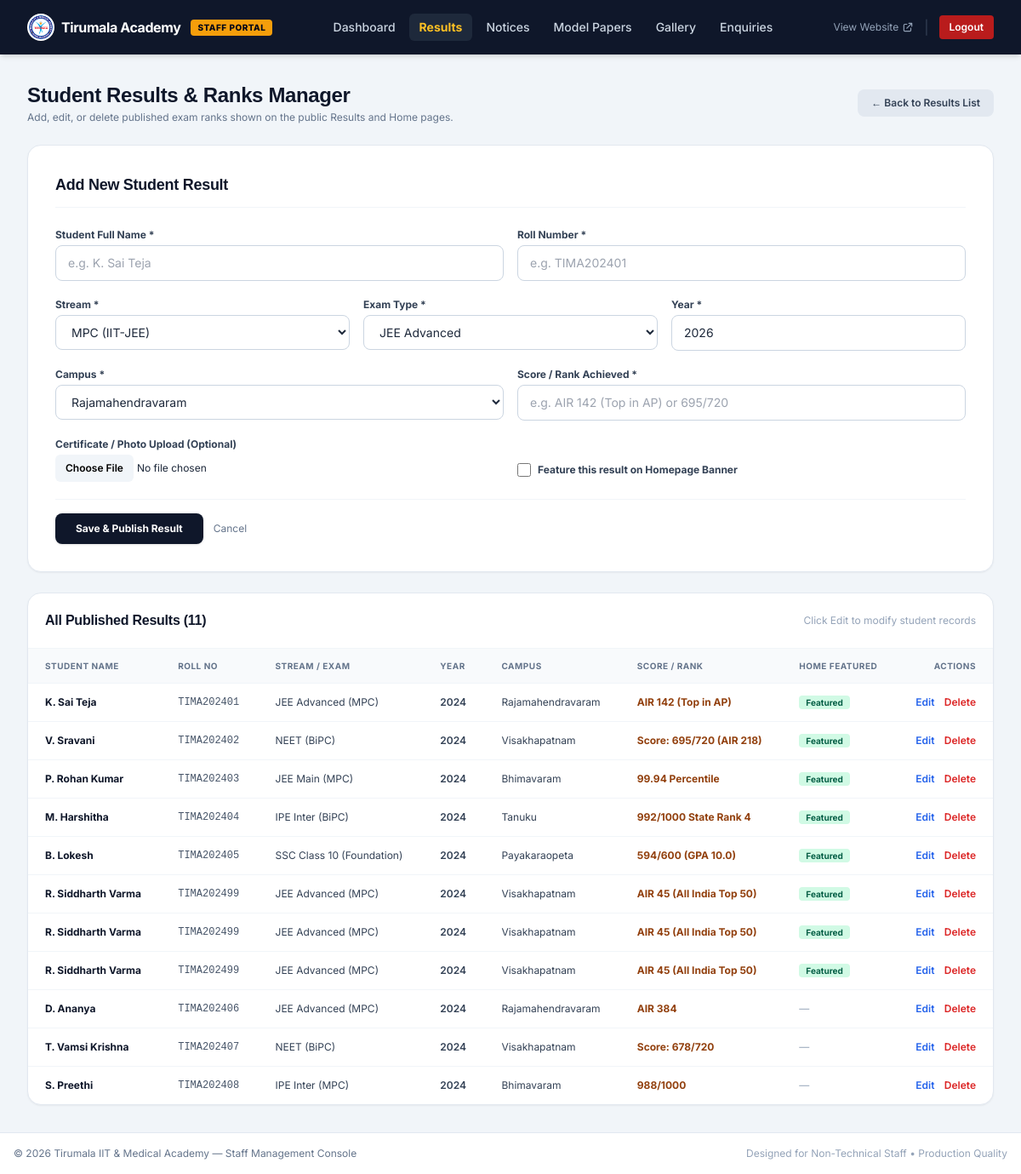
/admin/results.php?action=new (signed in), run on the app's committed database.
### tables this page shows
CREATE TABLE results (
        id INTEGER PRIMARY KEY AUTOINCREMENT,
        student_name VARCHAR(150) NOT NULL,
        roll_number VARCHAR(50) NOT NULL,
        stream VARCHAR(50) NOT NULL,       -- MPC, BiPC, Foundation
        exam_type VARCHAR(50) NOT NULL,    -- JEE Advanced, JEE Main, NEET, IPE Inter, SSC Class 10
        year INT NOT NULL,
        campus VARCHAR(100) NOT NULL,      -- Rajamahendravaram, Visakhapatnam, Bhimavaram, Tanuku, Payakaraopeta
        score_or_rank VARCHAR(100) NOT NULL,
        photo_url VARCHAR(255),
        featured INT DEFAULT 0,
        created_at DATETIME DEFAULT CURRENT_TIMESTAMP
    );

### admin/results.php (the view, shortened to what this page needs)
<?php
require_once __DIR__ . '/includes/header.php';
$db = getDB();
$editItem = null;
$allResults = $db->query("SELECT * FROM results ORDER BY year DESC, featured DESC, id ASC")->fetchAll();
$showForm = isset($_GET['action']) && $_GET['action'] === 'new' || $editItem !== null;
?>
<div class="space-y-6">
  <div class="flex flex-col sm:flex-row items-start sm:items-center justify-between gap-4">
    <div>
      <h1 class="text-2xl font-bold text-slate-900">Student Results & Ranks Manager</h1>
      <p class="text-xs text-slate-500 mt-0.5">Add, edit, or delete published exam ranks shown on the public Results and Home pages.</p>
    </div>
    <?php if (!$showForm): ?>
      <a href="/admin/results.php?action=new" class="bg-tcrimson hover:bg-tcrimson-hover text-white font-bold px-4 py-2 rounded-lg text-xs shadow transition flex items-center gap-1.5">
        <span>+ Add New Result</span>
      </a>
    <?php else: ?>
      <a href="/admin/results.php" class="bg-slate-200 hover:bg-slate-300 text-slate-700 font-semibold px-4 py-2 rounded-lg text-xs transition">
        ← Back to Results List
      </a>
    <?php endif; ?>
  </div>
  <?php if ($showForm): ?>
    <div class="bg-white rounded-2xl p-6 sm:p-8 border border-slate-200 shadow-sm space-y-6">
      <h2 class="text-lg font-bold text-slate-900 border-b border-slate-100 pb-3">
        <?php echo $editItem ? 'Edit Result Record' : 'Add New Student Result'; ?>
      </h2>
      <form method="POST" action="/admin/results.php" enctype="multipart/form-data" class="space-y-5">
        <div class="grid grid-cols-1 sm:grid-cols-2 gap-4">
          <div>
            <label class="block text-xs font-bold text-slate-700 mb-1">Student Full Name *</label>
            <input type="text" name="student_name" required value="<?php echo htmlspecialchars($editItem['student_name'] ?? ''); ?>" placeholder="e.g. K. Sai Teja" class="w-full text-sm px-3.5 py-2.5 rounded-lg border border-slate-300 focus:ring-2 focus:ring-amber-500 outline-none">
          </div>
          <div>
            <label class="block text-xs font-bold text-slate-700 mb-1">Roll Number *</label>
            <input type="text" name="roll_number" required value="<?php echo htmlspecialchars($editItem['roll_number'] ?? ''); ?>" placeholder="e.g. TIMA202401" class="w-full text-sm px-3.5 py-2.5 rounded-lg border border-slate-300 focus:ring-2 focus:ring-amber-500 outline-none">
          </div>
        </div>
        <div class="grid grid-cols-1 sm:grid-cols-3 gap-4">
          <div>
            <label class="block text-xs font-bold text-slate-700 mb-1">Stream *</label>
            <select name="stream" class="w-full text-sm px-3.5 py-2.5 rounded-lg border border-slate-300 bg-white outline-none">
              <option value="MPC" <?php echo ($editItem['stream'] ?? '') === 'MPC' ? 'selected' : ''; ?>>MPC (IIT-JEE)</option>
            </select>
          </div>
          <div>
            <label class="block text-xs font-bold text-slate-700 mb-1">Exam Type *</label>
            <select name="exam_type" class="w-full text-sm px-3.5 py-2.5 rounded-lg border border-slate-300 bg-white outline-none">
              <option value="JEE Advanced" <?php echo ($editItem['exam_type'] ?? '') === 'JEE Advanced' ? 'selected' : ''; ?>>JEE Advanced</option>
            </select>
          </div>
          <div>
            <label class="block text-xs font-bold text-slate-700 mb-1">Year *</label>
            <input type="number" name="year" required value="<?php echo htmlspecialchars($editItem['year'] ?? date('Y')); ?>" class="w-full text-sm px-3.5 py-2.5 rounded-lg border border-slate-300 outline-none">
          </div>
        </div>
        <div class="grid grid-cols-1 sm:grid-cols-2 gap-4">
          <div>
            <label class="block text-xs font-bold text-slate-700 mb-1">Campus *</label>
            <select name="campus" class="w-full text-sm px-3.5 py-2.5 rounded-lg border border-slate-300 bg-white outline-none">
              <option value="Rajamahendravaram" <?php echo ($editItem['campus'] ?? '') === 'Rajamahendravaram' ? 'selected' : ''; ?>>Rajamahendravaram</option>
            </select>
          </div>
          <div>
            <label class="block text-xs font-bold text-slate-700 mb-1">Score / Rank Achieved *</label>
            <input type="text" name="score_or_rank" required value="<?php echo htmlspecialchars($editItem['score_or_rank'] ?? ''); ?>" placeholder="e.g. AIR 142 (Top in AP) or 695/720" class="w-full text-sm px-3.5 py-2.5 rounded-lg border border-slate-300 outline-none">
          </div>
        </div>
        <div class="grid grid-cols-1 sm:grid-cols-2 gap-4">
          <div>
            <label class="block text-xs font-bold text-slate-700 mb-1">Certificate / Photo Upload (Optional)</label>
            <input type="file" name="photo_file" accept="image/*" class="w-full text-xs file:py-2 file:px-3 file:rounded-md file:border-0 file:bg-slate-100 file:font-semibold">
          </div>
          <div class="flex items-center gap-2 pt-6">
            <input type="checkbox" name="featured" id="featured" value="1" <?php echo !empty($editItem['featured']) ? 'checked' : ''; ?> class="w-4 h-4 text-tcrimson rounded">
            <label for="featured" class="text-xs font-bold text-slate-700">Feature this result on Homepage Banner</label>
          </div>
        </div>
        <div class="pt-4 flex items-center gap-3 border-t border-slate-100">
          <button type="submit" name="save_result" class="bg-slate-900 hover:bg-slate-800 text-white font-bold px-6 py-2.5 rounded-lg text-xs shadow transition">
            Save & Publish Result
          </button>
          <a href="/admin/results.php" class="text-xs text-slate-500 hover:underline">Cancel</a>
        </div>
      </form>
    </div>
  <?php endif; ?>
  <div class="bg-white rounded-2xl border border-slate-200 shadow-sm overflow-hidden">
    <div class="p-5 border-b border-slate-100 flex items-center justify-between">
      <h2 class="text-base font-bold text-slate-900">All Published Results (<?php echo count($allResults); ?>)</h2>
      <span class="text-xs text-slate-400">Click Edit to modify student records</span>
    </div>
    <div class="overflow-x-auto">
      <table class="w-full text-left text-xs">
        <thead class="bg-slate-50 text-slate-500 font-semibold uppercase tracking-wider text-[10px] border-b border-slate-100">
          <tr>
            <th class="px-5 py-3">Student Name</th>
            <th class="px-5 py-3">Roll No</th>
            <th class="px-5 py-3">Stream / Exam</th>
            <th class="px-5 py-3">Year</th>
            <th class="px-5 py-3">Campus</th>
            <th class="px-5 py-3">Score / Rank</th>
            <th class="px-5 py-3">Home Featured</th>
            <th class="px-5 py-3 text-right">Actions</th>
          </tr>
        </thead>
        <tbody class="divide-y divide-slate-100 text-slate-700">
          <?php if (!empty($allResults)): ?>
            <?php foreach ($allResults as $row): ?>
              <tr class="hover:bg-slate-50/70">
                <td class="px-5 py-3.5 font-bold text-slate-900"><?php echo htmlspecialchars($row['student_name']); ?></td>
                <td class="px-5 py-3.5 font-mono text-slate-600"><?php echo htmlspecialchars($row['roll_number']); ?></td>
                <td class="px-5 py-3.5"><?php echo htmlspecialchars($row['exam_type']); ?> (<?php echo htmlspecialchars($row['stream']); ?>)</td>
                <td class="px-5 py-3.5 font-semibold"><?php echo htmlspecialchars($row['year']); ?></td>
                <td class="px-5 py-3.5"><?php echo htmlspecialchars($row['campus']); ?></td>
                <td class="px-5 py-3.5 font-bold text-amber-800"><?php echo htmlspecialchars($row['score_or_rank']); ?></td>
                <td class="px-5 py-3.5">
                  <?php if (!empty($row['featured'])): ?>
                    <span class="bg-emerald-100 text-emerald-800 font-bold px-2 py-0.5 rounded text-[10px]">Featured</span>
                  <?php else: ?>
                    <span class="text-slate-400">—</span>
                  <?php endif; ?>
                </td>
                <td class="px-5 py-3.5 text-right space-x-2">
                  <a href="/admin/results.php?edit=<?php echo $row['id']; ?>" class="text-blue-600 hover:underline font-semibold">Edit</a>
                  <a href="/admin/results.php?delete=<?php echo $row['id']; ?>" onclick="return confirm('Are you sure you want to delete this result?')" class="text-red-600 hover:underline font-semibold">Delete</a>
                </td>
              </tr>
            <?php endforeach; ?>
          <?php else: ?>
            <tr>
              <td colspan="8" class="px-5 py-8 text-center text-slate-400">No results found in the database.</td>
            </tr>
          <?php endif; ?>
        </tbody>
      </table>
    </div>
  </div>
</div>
<?php require_once __DIR__ . '/includes/footer.php'; ?>

### assets/css/style.css (style rules this page uses)
:root { --primary-navy: #071533; --primary-navy-dark: #030a1c; --primary-navy-light: #0d2252; --theme-accent: #1d4ed8; --theme-accent-hover: #1e40af; --theme-accent-light: #eff6ff; --gold-award: #f59e0b; --gold-light: #fef3c7; --emerald-success: #10b981; --surface-bg: #f8fafc; --text-main: #0f172a; --text-muted: #64748b; }
body { font-family: 'Inter', -apple-system, BlinkMacSystemFont, 'Segoe UI', Roboto, sans-serif; color: var(--text-main); background-color: #ffffff; overflow-x: hidden; padding-bottom: 76px; }
@media (min-width: 1024px) { body { padding-bottom: 0 !important; } }
h1, h2, h3, h4, h5, h6 { font-family: 'Hind', sans-serif; letter-spacing: -0.015em; }
.text-taccent, .text-tblue, .text-tcrimson { color: #1d4ed8 !important; }

### admin/includes/header.php (style rules this page uses)
body { font-family: 'Inter', sans-serif; }
.text-tcrimson { color: #d90429 !important; }

### data on the page
results: student_name "K. Sai Teja", roll_number "TIMA202401", exam_type "JEE Advanced", stream "MPC", year "2024", campus "Rajamahendravaram", score_or_rank "AIR 142 (Top in AP)", featured "Featured"
results: student_name "V. Sravani", roll_number "TIMA202402", exam_type "NEET", stream "BiPC", year "2024", campus "Visakhapatnam", score_or_rank "Score: 695/720 (AIR 218)", featured "Featured"
results: student_name "P. Rohan Kumar", roll_number "TIMA202403", exam_type "JEE Main", stream "MPC", year "2024", campus "Bhimavaram", score_or_rank "99.94 Percentile", featured "Featured"
results: student_name "M. Harshitha", roll_number "TIMA202404", exam_type "IPE Inter", stream "BiPC", year "2024", campus "Tanuku", score_or_rank "992/1000 State Rank 4", featured "Featured"
results: student_name "B. Lokesh", roll_number "TIMA202405", exam_type "SSC Class 10", stream "Foundation", year "2024", campus "Payakaraopeta", score_or_rank "594/600 (GPA 10.0)", featured "Featured"
results: student_name "R. Siddharth Varma", roll_number "TIMA202499", exam_type "JEE Advanced", stream "MPC", year "2024", campus "Visakhapatnam", score_or_rank "AIR 45 (All India Top 50)", featured "Featured"
results: student_name "R. Siddharth Varma", roll_number "TIMA202499", exam_type "JEE Advanced", stream "MPC", year "2024", campus "Visakhapatnam", score_or_rank "AIR 45 (All India Top 50)", featured "Featured"
results: student_name "R. Siddharth Varma", roll_number "TIMA202499", exam_type "JEE Advanced", stream "MPC", year "2024", campus "Visakhapatnam", score_or_rank "AIR 45 (All India Top 50)", featured "Featured"
results: student_name "D. Ananya", roll_number "TIMA202406", exam_type "JEE Advanced", stream "MPC", year "2024", campus "Rajamahendravaram", score_or_rank "AIR 384"
results: student_name "T. Vamsi Krishna", roll_number "TIMA202407", exam_type "NEET", stream "BiPC", year "2024", campus "Visakhapatnam", score_or_rank "Score: 678/720"
results: student_name "S. Preethi", roll_number "TIMA202408", exam_type "IPE Inter", stream "MPC", year "2024", campus "Bhimavaram", score_or_rank "988/1000"

### other printed values
count($allResults) "11"
